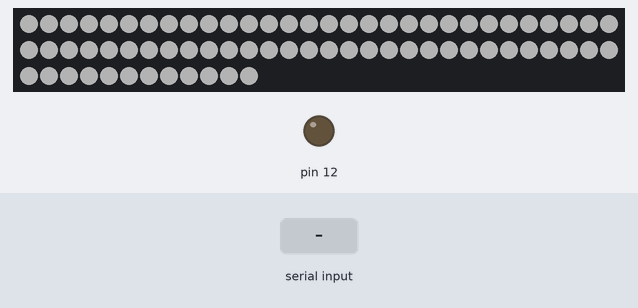
Recording of a sketch running on a simulated Arduino Uno, built with avr-gcc and run on an emulated ATmega328P. On the bench: 72 RGB LEDs in strip order, left to right, continuing on the next row, output pins drawn as LEDs (lit = HIGH). The inputs (shaded band) are chosen by the test bench. Dim RGB values are drawn brighter than linear; colours are those a GRB WS2812 strip shows for the declared byte order; what the sketch prints to the serial monitor is not drawn.

Above: at 1.2 s.
1.3 s: "90,45\n" received over Serial
At 1.8 s:
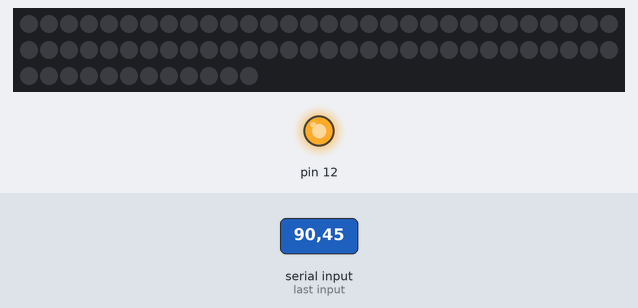
2.8 s: "30,150\n" received over Serial
At 4.0 s:
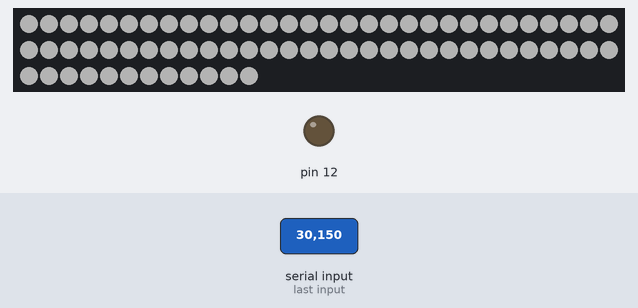
4.3 s: "5\n" received over Serial
At 5.3 s:
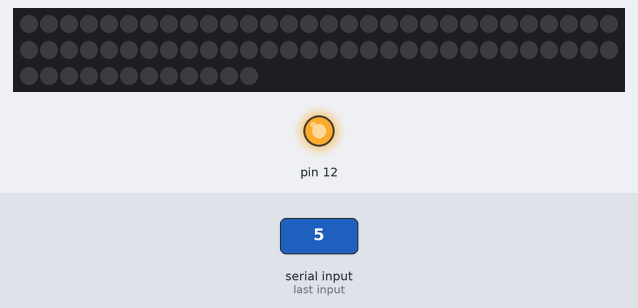
Timing chart, 0 to 7.3 s (numbered marks = the images above; inputs shaded):
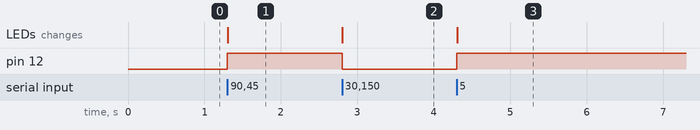

The sketch:

habituation_WS2812B_adressLED_controller.ino
```cpp
/// @file    Blink.ino
/// @brief   Blink the first LED of an LED strip
/// @example Blink.ino

#include <FastLED.h>

// How many leds in your strip?
#define NUM_LEDS 72
int x;

// For led chips like WS2812, which have a data line, ground, and power, you just
// need to define DATA_PIN.  For led chipsets that are SPI based (four wires - data, clock,
// ground, and power), like the LPD8806 define both DATA_PIN and CLOCK_PIN
// Clock pin only needed for SPI based chipsets when not using hardware SPI
#define DATA_PIN 2
#define CLOCK_PIN 13

// Define the array of leds
CRGB leds[NUM_LEDS];

void setup() {
    Serial.begin(115200);
    Serial.setTimeout(1);
    pinMode(12, OUTPUT);
    FastLED.addLeds<WS2812B, DATA_PIN, RGB>(leds, NUM_LEDS);  // GRB ordering is typical
    FastLED.setBrightness(60); // Adjust brightness level as needed
}

void loop() {
  // Turn the LED on, then pause
  digitalWrite(12, LOW);
  fill_solid(leds, NUM_LEDS, CRGB::White);
  FastLED.show();
  while (Serial.available()){
    digitalWrite(12, HIGH);
    x = Serial.readString().toInt();
    Serial.print(1);
    fill_solid(leds, NUM_LEDS, CRGB::Black);
    FastLED.show();
    while (!Serial.available());
    x = Serial.readString().toInt();
    Serial.print(1);
  }
  // delay(500);
  // // Now turn the LED off, then pause
  // fill_solid(leds, NUM_LEDS, CRGB::Black);
  // FastLED.show();
  // delay(500);
}
```

Measured:
- after the input at 1.3 s, pin 12: LOW → HIGH at once; the LEDs: change at once (image 1)
- after the input at 2.8 s, pin 12: HIGH → LOW at once; the LEDs: change at once (image 2)
- after the input at 4.3 s, pin 12: LOW → HIGH at once; the LEDs: change at once (image 3)
